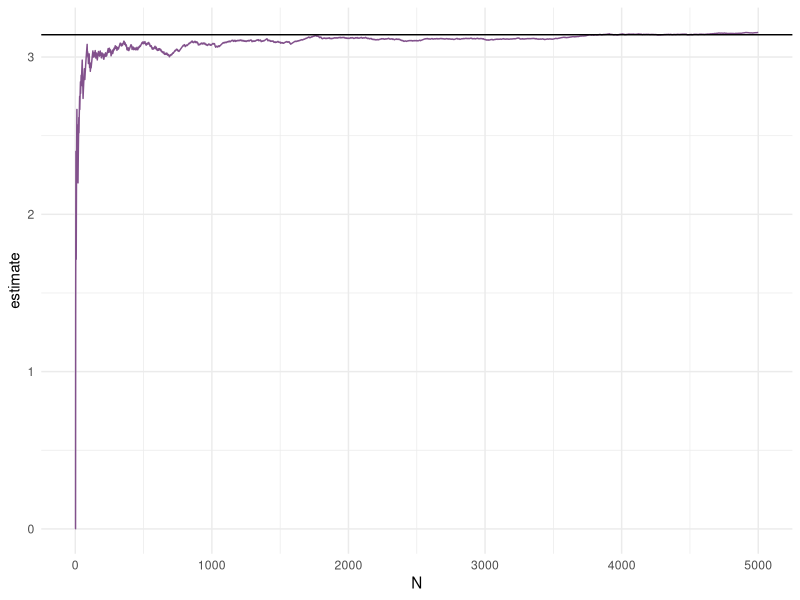
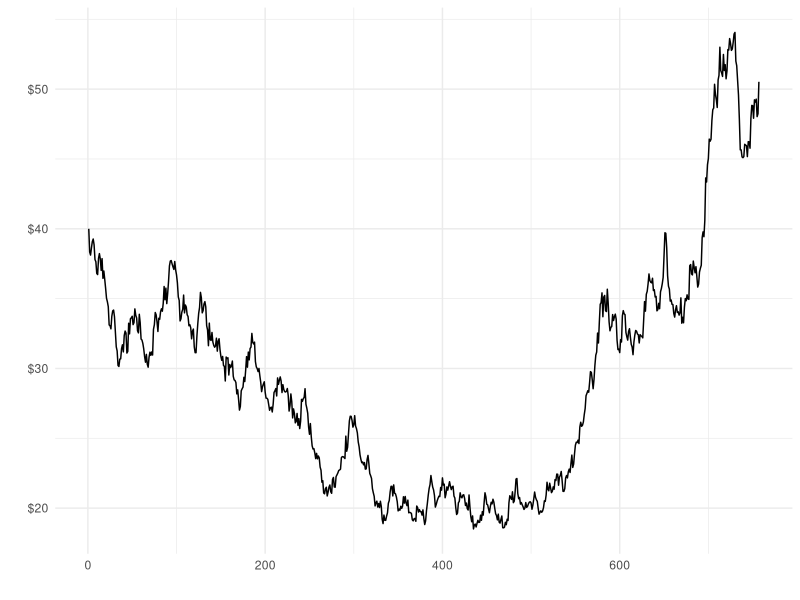
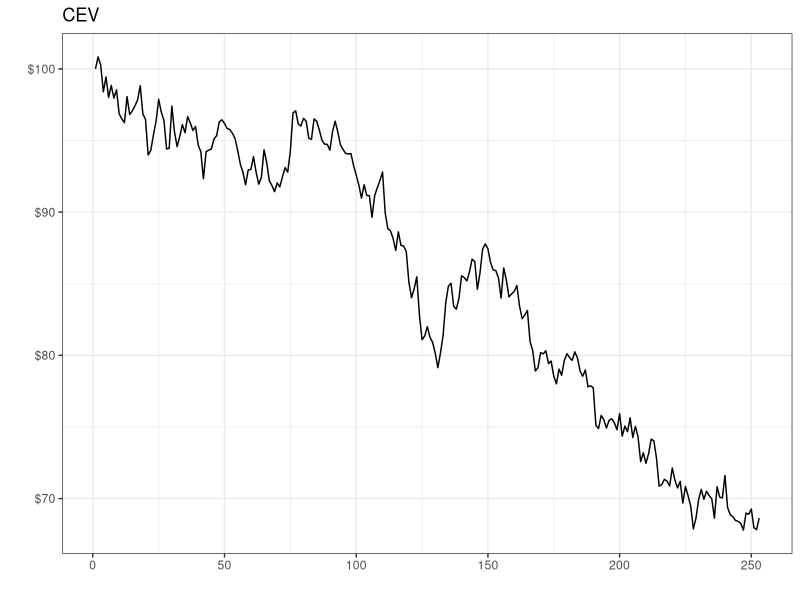

These figures' R source, in order:
## ---- chunk 1
knitr::opts_chunk$set(echo = TRUE)

## ---- chunk 2
library(forcats)
library(tidyverse)
library(scales)
library(ggfortify)
detach("package:dplyr", unload=TRUE)
library(dplyr)
theme_set(theme_minimal())

## ---- chunk 3
estimate_pi <- function(n) {
  count = 0
  for (i in 1:n) {
    x = runif(1)
    y = runif(1)
    if ((x - 0.5) ^ 2 + (y - 0.5) ^ 2 <= 0.5^2)
      count = count + 1
  }
  PI = 4 * count / n
  print(PI)
}

estimate_pi(10000)


## ---- chunk 4
n <- 5000


points <- tibble("x" = runif(n), "y" = runif(n))


points <- points %>% 
  mutate(inside = if_else(x^2 + y^2 < 1, 1, 0),
         N = row_number(),
         estimate = 4*cumsum(inside)/N)

ggplot(points) + 
  geom_line(aes(y = estimate, x = N), colour = "#82518c") + 
  geom_hline(yintercept = pi)

## ---- chunk 5
geo_paths <- function(s, r, q, sd, t, n) {
  paths = NULL
  paths[1] = s
  dt = t/n
  drift = (r - sd^2 /2) * dt
  risk = sd * sqrt(dt)
  for (i in 1:n) {
    paths[i + 1] = paths[i] * exp(drift + risk * rnorm(1))
  }
  paths <- as.ts(paths)
  return(paths)
}

geo_price <- geo_paths(40, 0.05, 0.03, 0.35, 3, 3*252)

autoplot(geo_price) + 
  scale_y_continuous(labels = dollar_format())
  


## ---- chunk 6
BSCallMC <- function(s, k, r, q, t, sd, nr) {
  drift = (r - q - sd^2/2) * t
  risk = sd * sqrt(t)
  st <- NULL
  intrinsic <- NULL
  prices <- NULL
  for(i in 1:nr) {
    st[i] = s * exp(drift + risk * rnorm(1))
    intrinsic[i] = max(0, st[i] - k)
    prices[i] <- exp(-r*t) * intrinsic[i]
  }
  
  return(mean(prices))
}

BSCallMC(20, 20, 0.03, 0, 5/12, 0.25, 10000)




## ---- chunk 7
CEVPath <- function(s,r,q,vol0, beta, t, n) {
  set.seed(2019)
  path <- NULL
  path[1] <- s
  sigma = vol0*s^((2-beta)/2)
  dt = t/n
  sqrtdt = sqrt(dt)
  var = sigma^2
  for (i in 1:n) {
    drift = (r - q - 0.5 * var * path[i]^(beta-2)) * dt
    risk = sigma * (path[i]^((beta-2)/2)*sqrtdt)
    path[i+1] = path[i] * exp(drift + risk * rnorm(1))
  }
  path_ts = as.ts(path)
  return(path_ts)
 
}


price_ts <- CEVPath(100, 0.026, 0.015, 0.18, 1, 1, 252)

 autoplot(price_ts) +
    theme_bw() +
    scale_y_continuous(labels = dollar_format()) +
    labs(x= "", y = "", title = "CEV")

## ---- chunk 8
